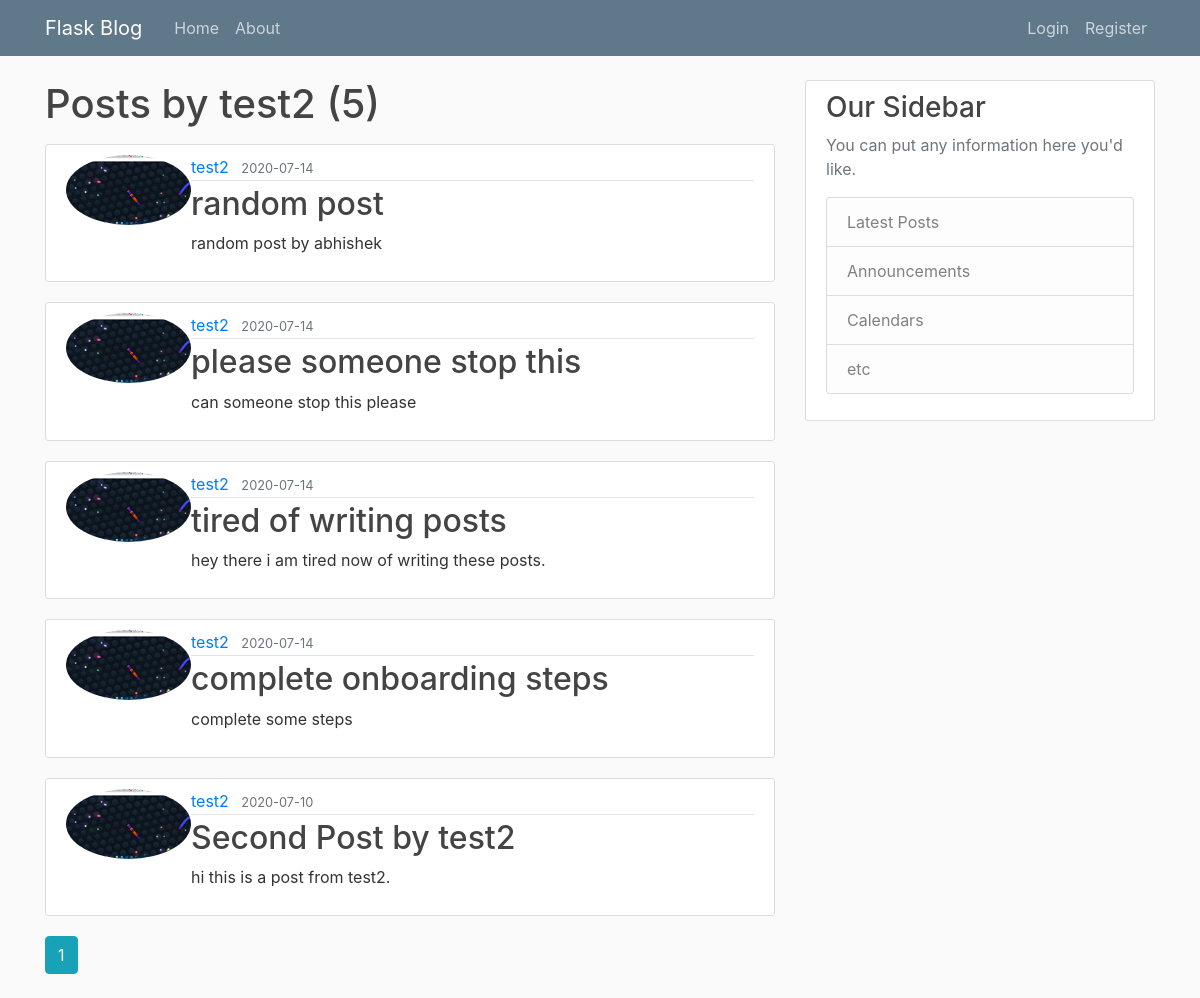
/user/test2, run on the app's committed database.
### flaskblog/models.py (models this page shows, shortened)
class User(db.Model, UserMixin):
    id = db.Column(db.Integer, primary_key=True)
    username = db.Column(db.String(20), unique=True, nullable=False)
    email = db.Column(db.String(120), unique=True, nullable=False)
    image_file = db.Column(db.String(20),  nullable=False, default='default.jpg')
    password = db.Column(db.String(60), nullable=False)
    posts  = db.relationship('Post', backref = 'author', lazy= True)

class Post(db.Model):
    id = db.Column(db.Integer, primary_key=True)
    title = db.Column(db.String(100), nullable=False)
    date_posted = db.Column(db.DateTime, nullable=False, default=datetime.utcnow)
    content = db.Column(db.Text, nullable=False)
    userId = db.Column(db.Integer, db.ForeignKey('user.id'), nullable=False)

### flaskblog/users/routes.py (the view)
@users.route('/user/<string:username>', methods=["GET", "POST"])
def user_post(username):
    page = request.args.get('page', 1, type=int)
    user = User.query.filter_by(username=username).first_or_404()
    posts = Post.query.filter_by(author=user)\
    .order_by(Post.date_posted.desc())\
    .paginate(page=page, per_page = 5)
    return render_template('user_posts.html', posts=posts, user=user)

### flaskblog/templates/user_posts.html
{% extends "layout.html"%}
{% block content %}
    <h1 class="mb-3">Posts by {{user.username}} ({{ posts.total }})</h1>
    {% for post in posts.items %}
        <article class="media content-section">
            <img class='rounded-circle article-image' src="{{ url_for('static', filename='profile_pics/' + post.author.image_file )}}" />
            <div class="media-body">
                <div class="article-metadata">
                <a class="mr-2" href="{{ url_for('users.user_post', username=post.author.username) }}">{{ post.author.username }}</a>
                <small class="text-muted">{{ post.date_posted.strftime('%Y-%m-%d') }}</small>
                </div>
                <h2><a class="article-title" href="{{ url_for('posts.post', post_id=post.id) }}">{{ post.title }}</a></h2>
                <p class="article-content">{{ post.content }}</p>
            </div>
        </article>
    {% endfor %}
    {% for page_num in posts.iter_pages(left_edge=1, right_edge=1, left_current=1, right_current=2) %}
        {% if page_num %}
            {% if posts.page == page_num %}
                <a class="btn btn-info mb-4" href="{{ url_for('users.user_post', username=user.username, page=page_num) }}"> {{ page_num }}</a>
            {%else %}
                 <a class="btn btn-outline-info mb-4" href="{{ url_for('users.user_post', username=user.username, page=page_num) }}"> {{ page_num }}</a>
            {%endif%}
        {% else %}
        ...
        {% endif %}
    {% endfor %}
{% endblock content%}

### flaskblog/static/main.css (style rules this page uses)
body { background: #fafafa; color: #333333; margin-top: 5rem; }
h1, h2, h3, h4, h5, h6 { color: #444444; }
.content-section { background: #ffffff; padding: 10px 20px; border: 1px solid #dddddd; border-radius: 3px; margin-bottom: 20px; }
.article-title { color: #444444; }
.article-content { white-space: pre-line; }
.article-metadata { padding-bottom: 1px; margin-bottom: 4px; border-bottom: 1px solid #e3e3e3; }

### data on the page
User: username "test2"
Post: image_file (picture), author.username "test2", date_posted "2020-07-14", title "random post", content "random post by abhishek"
Post: image_file (picture), author.username "test2", date_posted "2020-07-14", title "please someone stop this", content "can someone stop this please"
Post: image_file (picture), author.username "test2", date_posted "2020-07-14", title "tired of writing posts", content "hey there i am tired now of writing these posts."
Post: image_file (picture), author.username "test2", date_posted "2020-07-14", title "complete onboarding steps", content "complete some steps"
Post: image_file (picture), author.username "test2", date_posted "2020-07-10", title "Second Post by test2", content "hi this is a post from test2."

### other printed values
{{ posts.total }} "5"
{{ page_num }} "1"
